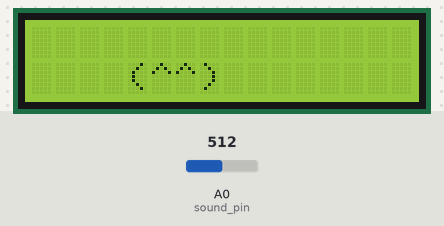
A sketch run on a simulated Arduino Uno, built with avr-gcc and run on an emulated ATmega328P. Shown: 16×2 character LCD. The inputs (shaded band) are chosen by the test bench; at power-on: A0 (sound_pin) = 512. What the sketch prints to the serial monitor is not drawn.

Above: at 1.2 s.
1.3 s: A0 (sound_pin) set to 20
2.8 s: A0 (sound_pin) set to 40
At 12.98 s:
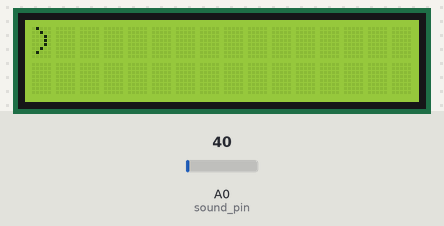
At 13.9 s:
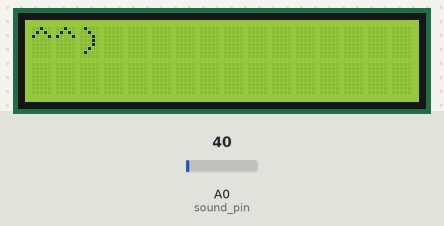
Timing chart, 0 to 14.6 s (numbered marks = the images above; inputs shaded):
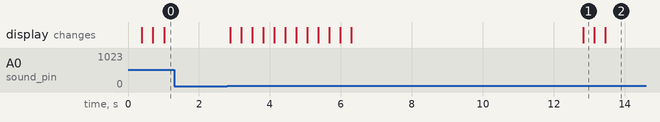

The sketch:

sound_lcd.ino
```cpp
// Plus Quiz) 사운드 감지 센서를 활용
// '스크림 고(Scream Go)'게임
// 사운드 센서와 LCD 액정을 활용
// 사운드가 감지되면 액정에 표시된 케릭터가 좌측에서 우측으로 이동
// (^^)

#include <Wire.h>
#include <LiquidCrystal_I2C.h>
LiquidCrystal_I2C lcd(0x27, 16, 2);

int sound_pin = A0;
int xStart;

void setup() {
  Serial.begin(9600);
  xStart = 0;
  lcd.begin();
  lcd.backlight();
  lcd.print("SCREAM!!");
}

void loop() {
  lcd.clear();
  lcd.home();
  int sound_value = analogRead(sound_pin);
  Serial.println(sound_value);

  if ( sound_value >= 30 ) {
    xStart++;
  }

  Serial.println(xStart);

  lcd.setCursor(xStart,1);
  lcd.print("(^^)");
  delay(300);
}
```

Measured:
- after the input at 1.3 s, every drawn part: stays the same
- after the input at 2.8 s, the display: first changes after 0.08 s (image 1 shows a later state)
